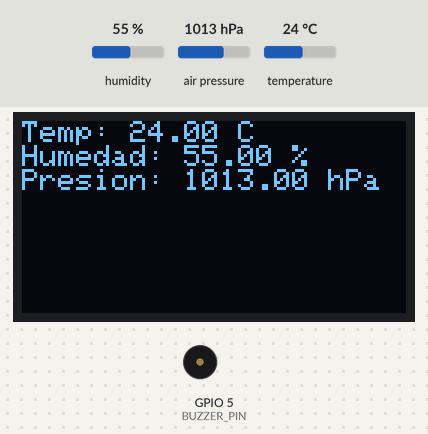
Bench run of a sketch on a simulated ESP32. Shown: 128×64 one-colour display, buzzer (waves = sounding). The test bench sets the inputs (shaded band); at power-on: humidity 55 %, air pressure 1013 hPa, temperature 24 °C. WiFi joins after 1.5 s; servers stay silent unless stated; what the sketch prints to the serial monitor is not drawn.

Above: at 5.2 s.
5.3 s: humidity set to 88 %
At 9.7 s:
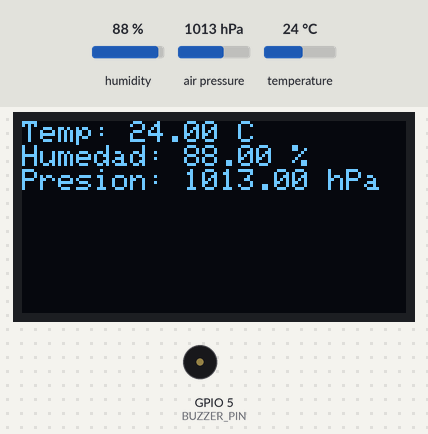
10.5 s: humidity set to 92 %
At 13.5 s:
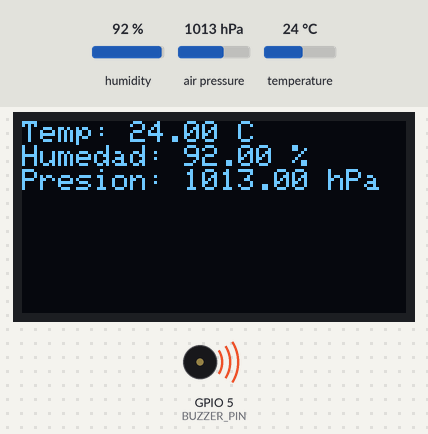
20.1 s: air pressure set to 952 hPa
At 25.1 s:
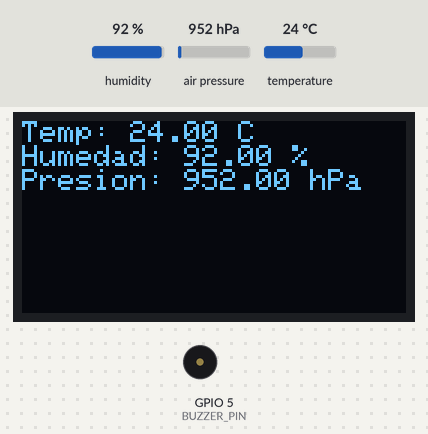
25.3 s: temperature set to 12 °C
At 30.3 s:
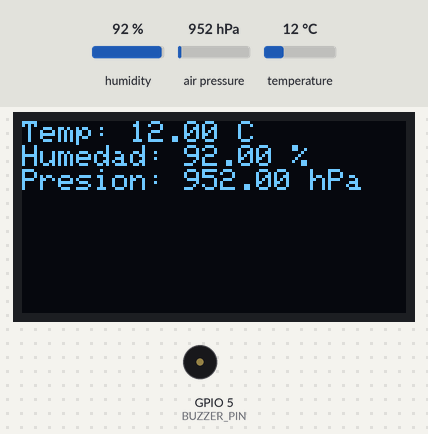
30.5 s: air pressure set to 975 hPa
At 35.5 s:
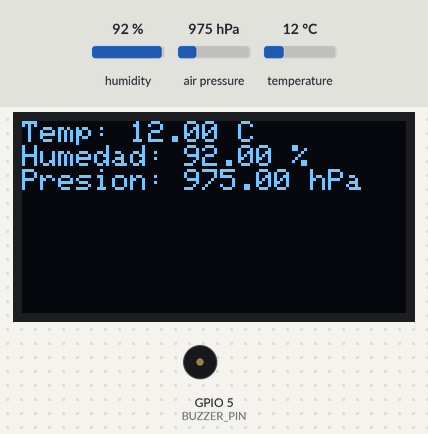
35.7 s: air pressure set to 1000 hPa
At 41.0 s:
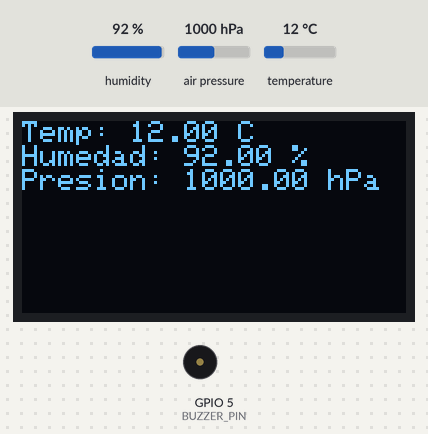
Timing chart, 0 to 41.9 s (numbered marks = the images above; inputs shaded):
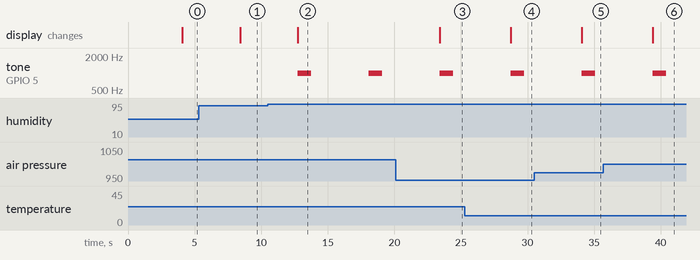

The sketch:

Estacion_Meteorologica.ino
```cpp
#include <Wire.h>
#include <Adafruit_BMP280.h>
#include <WiFi.h>
#include <DHT.h>
#include <ThingSpeak.h>
#include <Adafruit_GFX.h>
#include <Adafruit_SSD1306.h>

// **Configuración WiFi**
const char* ssid = "UAM-ROBOTICA";
const char* password = "m4nt32024uat";

// **Configuración ThingSpeak**
unsigned long myChannelNumber = 2844413;
const char* myWriteAPIKey = "WTK2M5W18SBS9LZR";

// **Pines y configuración del DHT22**
#define DHTPIN 23
#define DHTTYPE DHT22
DHT dht(DHTPIN, DHTTYPE);

// **Pines y configuración del Buzzer**
#define BUZZER_PIN 5   // Pin para el buzzer

// **Inicialización del BMP280**
Adafruit_BMP280 bmp;

// **Inicialización de la pantalla OLED**
#define SCREEN_WIDTH 128
#define SCREEN_HEIGHT 64
#define OLED_RESET    -1
Adafruit_SSD1306 display(SCREEN_WIDTH, SCREEN_HEIGHT, &Wire, OLED_RESET);

// **Cliente WiFi para ThingSpeak**
WiFiClient client;

void setup() {
  Serial.begin(115200);

  // **Configurar Buzzer**
  pinMode(BUZZER_PIN, OUTPUT);
  digitalWrite(BUZZER_PIN, LOW);

  // **Inicializar pantalla OLED**
  if (!display.begin(SSD1306_SWITCHCAPVCC, 0x3C)) {
    Serial.println("No se encontró la pantalla OLED.");
    while (1);
  }
  display.clearDisplay();
  display.setTextSize(1);
  display.setTextColor(WHITE);
  display.setCursor(0, 0);
  display.println("Iniciando...");
  display.display();
  delay(2000);

  // **Conectar WiFi**
  WiFi.begin(ssid, password);
  Serial.print("Conectando a WiFi");
  while (WiFi.status() != WL_CONNECTED) {
    delay(1000);
    Serial.print(".");
  }
  Serial.println("\nConectado a WiFi!");

  // **Inicializar ThingSpeak**
  ThingSpeak.begin(client);

  // **Inicializar DHT22**
  dht.begin();

  // **Inicializar BMP280**
  if (!bmp.begin(0x76)) {
    Serial.println("No se encontró el sensor BMP280. Verifica las conexiones.");
    while (1);
  }
}

void loop() {
  // **Lectura de sensores**
  float temperatura = dht.readTemperature();
  float humedad = dht.readHumidity();
  float presion = bmp.readPressure() / 100.0; // Convertir de Pa a hPa

  // **Verificar datos válidos**
  if (isnan(temperatura) || isnan(humedad) || isnan(presion)) {
    Serial.println("Error al leer los datos de los sensores!");
    return;
  }

  // **Mostrar datos en OLED**
  display.clearDisplay();
  display.setCursor(0, 0);
  display.print("Temp: "); display.print(temperatura); display.println(" C");
  display.print("Humedad: "); display.print(humedad); display.println(" %");
  display.print("Presion: "); display.print(presion); display.println(" hPa");
  display.display();

  // **Activar buzzer si la humedad es >= 90%**
  if (humedad >= 90.0) {
    Serial.println("¡Humedad alta! Activando buzzer.");
    tone(BUZZER_PIN, 1000);  // Sonido a 1000 Hz
    delay(1000);
    noTone(BUZZER_PIN);
  }

  // **Enviar datos a ThingSpeak**
  ThingSpeak.setField(1, temperatura);
  ThingSpeak.setField(2, humedad);
  ThingSpeak.setField(3, presion);

  int x = ThingSpeak.writeFields(myChannelNumber, myWriteAPIKey);
  if (x == 200) {
    Serial.println("Datos enviados a ThingSpeak correctamente.");
  } else {
    Serial.print("Error al enviar datos a ThingSpeak. Código HTTP: ");
    Serial.println(x);
  }

  delay(4000); // Espera 4 segundos antes de la siguiente lectura
}
```

Measured:
- the behaviour switches between 89 and 90 % on humidity (found by bisection; images 1 and 2)
- after the input at 5.3 s, the display: changes after 3.1 s (image 1)
- after the input at 10.5 s, tone on GPIO 5 (BUZZER_PIN): alternates 1000 Hz for 1.0 s and silent for 4.3 s, starting after 2.3 s; the display: changes after 2.3 s (image 2)
- after the input at 20.1 s, the display: changes after 3.3 s (image 3)
- after the input at 25.3 s, the display: changes after 3.5 s (image 4)
- after the input at 30.5 s, the display: changes after 3.6 s (image 5)
- after the input at 35.7 s, the display: changes after 3.7 s (image 6)
